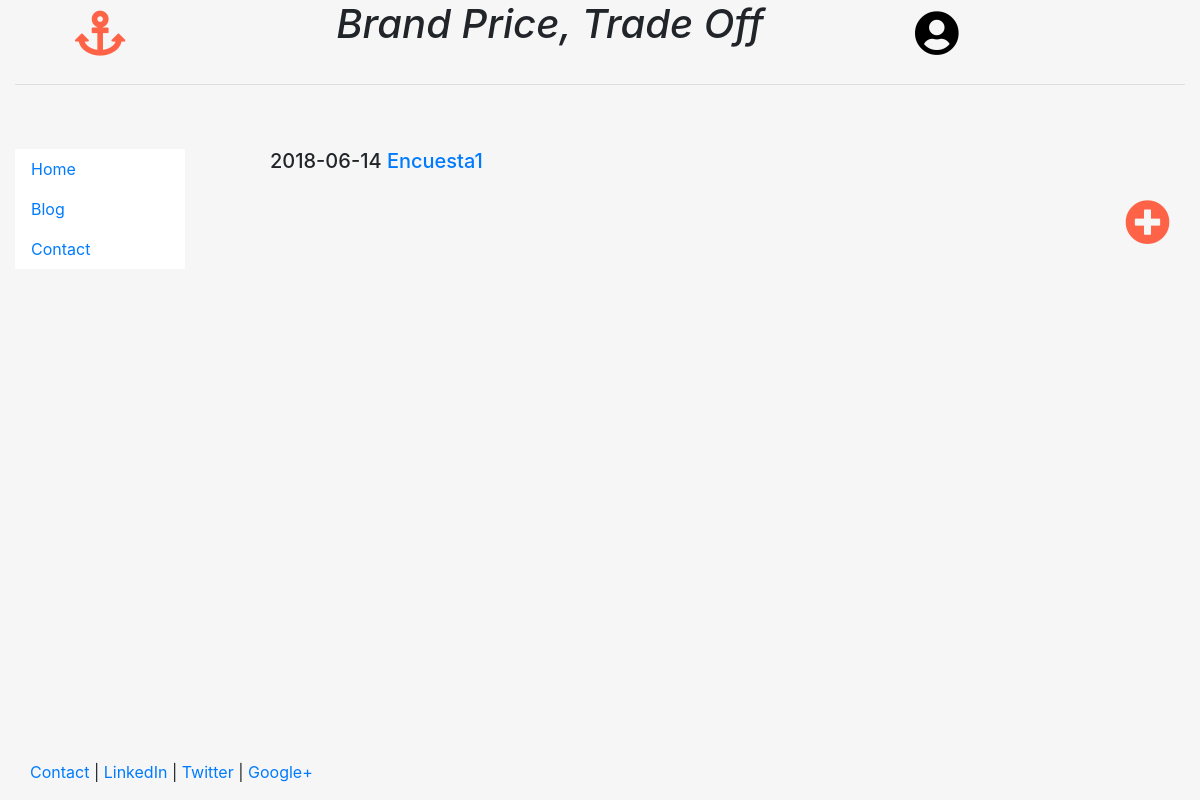
The app's page /, older data.
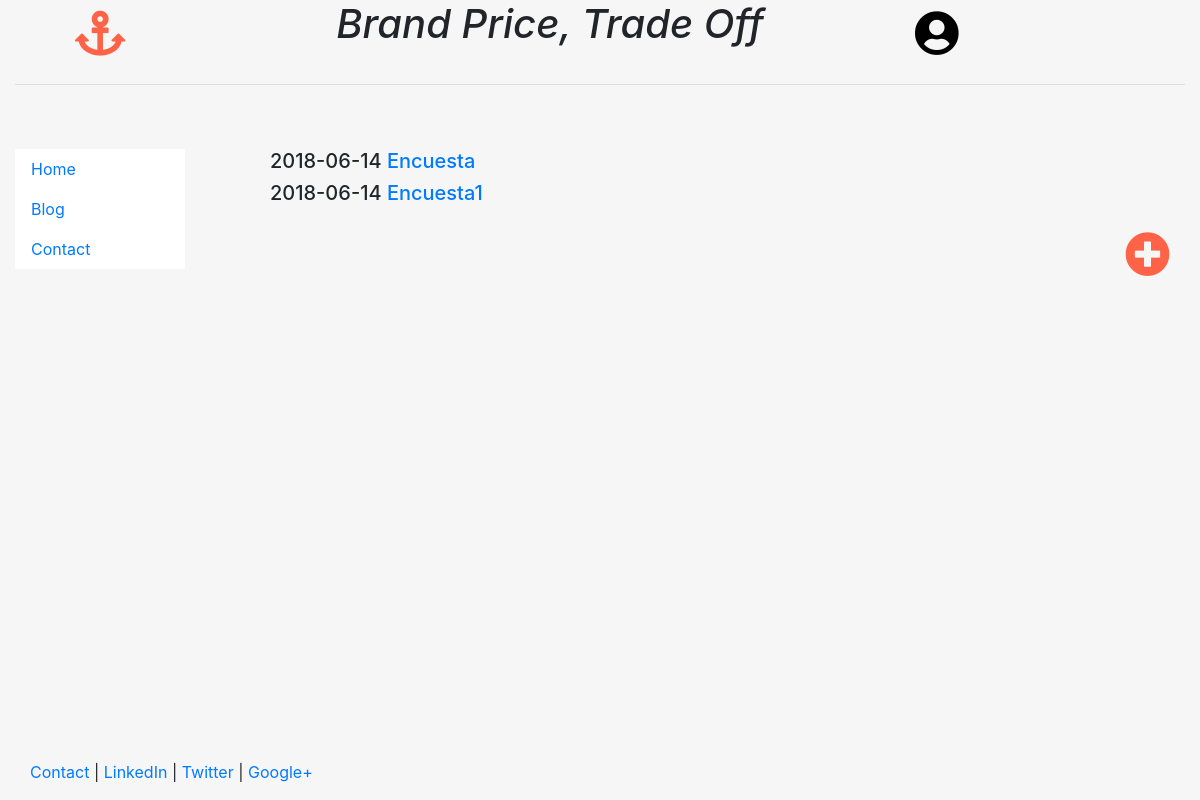
The same page, newer data.
### home/models.py (models this page shows, shortened)
class Encuesta(models.Model):
    nombre = models.CharField(max_length = 40)
    incremento = models.DecimalField(max_digits=4, decimal_places=2)
    numIteraciones = models.IntegerField()
    categoria = models.TextField()
    date = models.DateTimeField()

### home/templates/home/homeView.html
{% extends "home/header.html" %}
{% block content %}
{% if object_list %}
    <ul>
	{% for encuesta in object_list %}
		<h5>{{ encuesta.date|date:"Y-m-d" }}<a href="home/{{encuesta.id}}">  {{ encuesta.nombre }}</a></h5>
	{% endfor %}
</ul>
{% else %}
	<p>No hay encuestas disponibles.</p>
{% endif %}
	<div class=text-right style="font-size:45px">
		 <a href="/add/encuesta" style="color:tomato">  <i class="fas fa-plus-circle"></i></a>
	</div>
{% endblock %}

Row changes from the older to the newer data that the page shows:
added Encuesta: date "2018-06-14", nombre "Encuesta"
